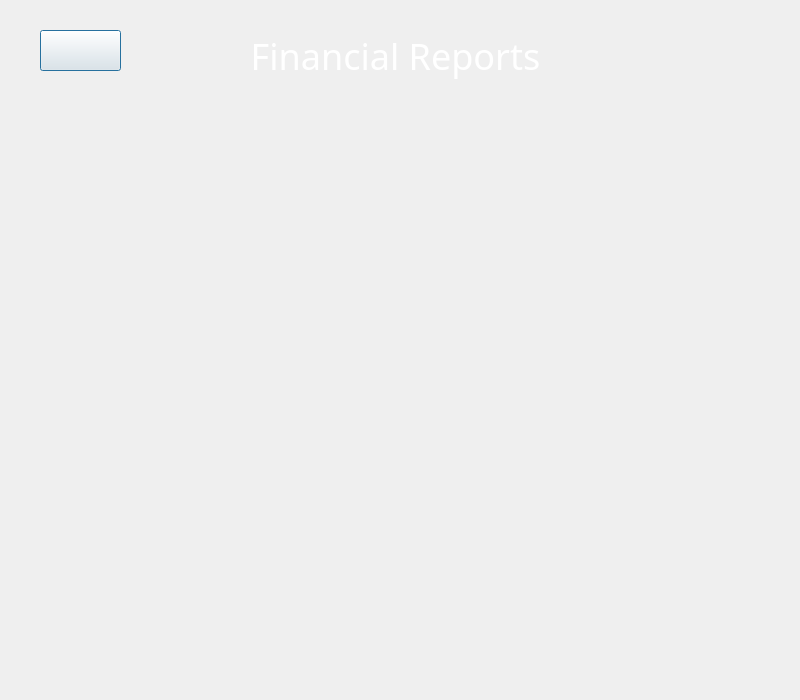
<?xml version="1.0" encoding="UTF-8"?>
<ui version="4.0">
 <class>ExpensesStatus</class>
 <widget class="QDialog" name="ExpensesStatus">
  <property name="geometry">
   <rect>
    <x>0</x>
    <y>0</y>
    <width>800</width>
    <height>700</height>
   </rect>
  </property>
  <property name="maximumSize">
   <size>
    <width>800</width>
    <height>700</height>
   </size>
  </property>
  <property name="font">
   <font>
    <family>Sitka Banner</family>
   </font>
  </property>
  <property name="windowTitle">
   <string>ExpensesStatus</string>
  </property>
  <property name="windowIcon">
   <iconset resource="src.qrc">
    <normaloff>:/images/ghjk.png</normaloff>:/images/ghjk.png</iconset>
  </property>
  <widget class="QWidget" name="verticalLayoutWidget">
   <property name="geometry">
    <rect>
     <x>60</x>
     <y>120</y>
     <width>671</width>
     <height>511</height>
    </rect>
   </property>
   <layout class="QVBoxLayout" name="Barchart"/>
  </widget>
  <widget class="QLabel" name="label">
   <property name="geometry">
    <rect>
     <x>210</x>
     <y>20</y>
     <width>371</width>
     <height>71</height>
    </rect>
   </property>
   <property name="font">
    <font>
     <family>Sitka Banner</family>
     <pointsize>27</pointsize>
    </font>
   </property>
   <property name="styleSheet">
    <string notr="true">color: rgb(255, 255, 255);</string>
   </property>
   <property name="text">
    <string>Financial Reports</string>
   </property>
   <property name="alignment">
    <set>Qt::AlignmentFlag::AlignCenter</set>
   </property>
  </widget>
  <widget class="QLabel" name="label_2">
   <property name="geometry">
    <rect>
     <x>-150</x>
     <y>-10</y>
     <width>1271</width>
     <height>711</height>
    </rect>
   </property>
   <property name="styleSheet">
    <string notr="true">image: url(:/images/6070859.jpg);</string>
   </property>
   <property name="text">
    <string/>
   </property>
  </widget>
  <widget class="QPushButton" name="BackSt">
   <property name="geometry">
    <rect>
     <x>40</x>
     <y>30</y>
     <width>81</width>
     <height>41</height>
    </rect>
   </property>
   <property name="cursor">
    <cursorShape>PointingHandCursor</cursorShape>
   </property>
   <property name="styleSheet">
    <string notr="true">image: url(:/images/left-arrow.png);</string>
   </property>
   <property name="text">
    <string/>
   </property>
  </widget>
  <zorder>label_2</zorder>
  <zorder>verticalLayoutWidget</zorder>
  <zorder>label</zorder>
  <zorder>BackSt</zorder>
 </widget>
 <resources>
  <include location="src.qrc"/>
 </resources>
 <connections/>
</ui>
